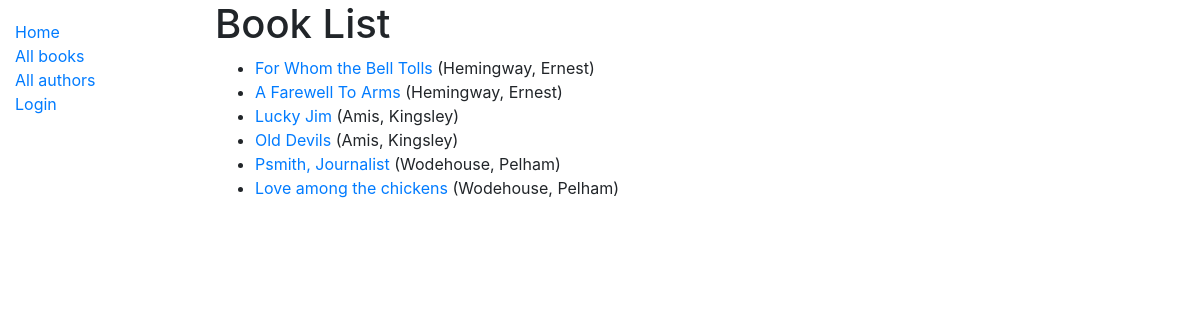
Before: /catalogue/books/ with the older database file.
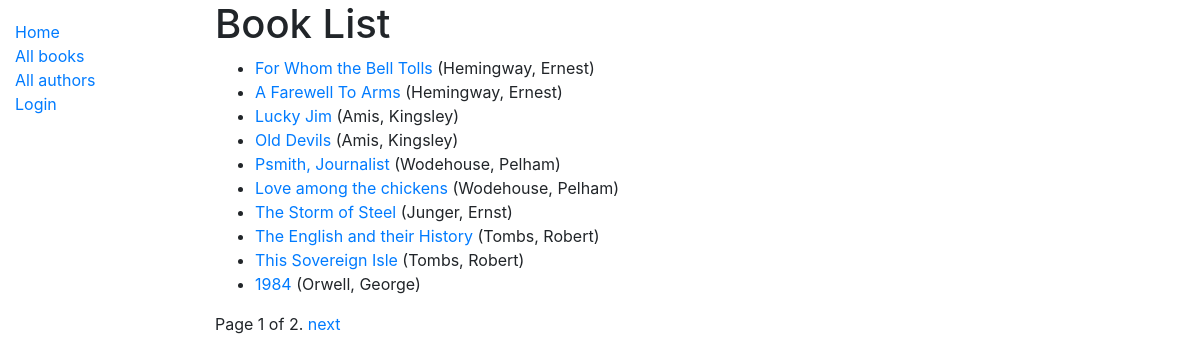
After: the same page with the newer database file.
### catalogue/models.py (models this page shows, shortened)
class Book(models.Model):
    title = models.CharField(max_length=200)
    author = models.ForeignKey('Author', on_delete=models.SET_NULL, null=True)
    summary = models.TextField(max_length=1000, help_text="Please add a short description of the book")
    isbn = models.CharField('ISBN', max_length=13, unique=True, help_text='13 character ISBN number')
    genre = models.ManyToManyField(Genre, help_text='Select a genre for this book')
    def display_genre(self):
        """Create a string for the Genre. This is required to display genre in Admin."""
        return ', '.join(genre.name for genre in self.genre.all()[:3])
    display_genre.short_description = 'Genre'
    def get_absolute_url(self):
        return(reverse('book-detail', args=[str(self.id)]))

class Author(models.Model):
    first_name = models.CharField(max_length=100, help_text='Author\'s first name')
    surname = models.CharField(max_length=100, help_text='Author\'s surname')
    date_of_birth = models.DateField(null=True, blank=True)
    date_of_death = models.DateField('Died', null=True, blank=True)
    class Meta:
        ordering = ['surname', 'first_name']
    def __str__(self):
        return f'{ self.surname }, { self.first_name }'

### catalogue/views.py (the view)
# urls.py: path('books/', views.BookListView.as_view(), name='books'),
class BookListView(generic.ListView):
    model = Book
    paginate_by = 10

### catalogue/templates/catalogue/book_list.html
{% extends "base_generic.html" %}
{% block content %}
  <h1>Book List</h1>
  {% if book_list %}
  <ul>
    {% for book in book_list %}
      <li>
        <a href="{{ book.get_absolute_url }}">{{ book.title }}</a> ({{book.author}})
      </li>
    {% endfor %}
  </ul>
  {% else %}
    <p>There are no books in the library.</p>
  {% endif %}
{% endblock %}

Changed rows visible on the page:
added Book: title "The Storm of Steel", author "Junger, Ernst"
added Book: title "The English and their History", author "Tombs, Robert"
added Book: title "This Sovereign Isle", author "Tombs, Robert"
added Book: title "1984", author "Orwell, George"
Other visible differences:
{{ page_obj.number }}: (not shown) → "1"
{{ page_obj.paginator.num_pages }}: (not shown) → "2"
text now shown: "Page of . next"
